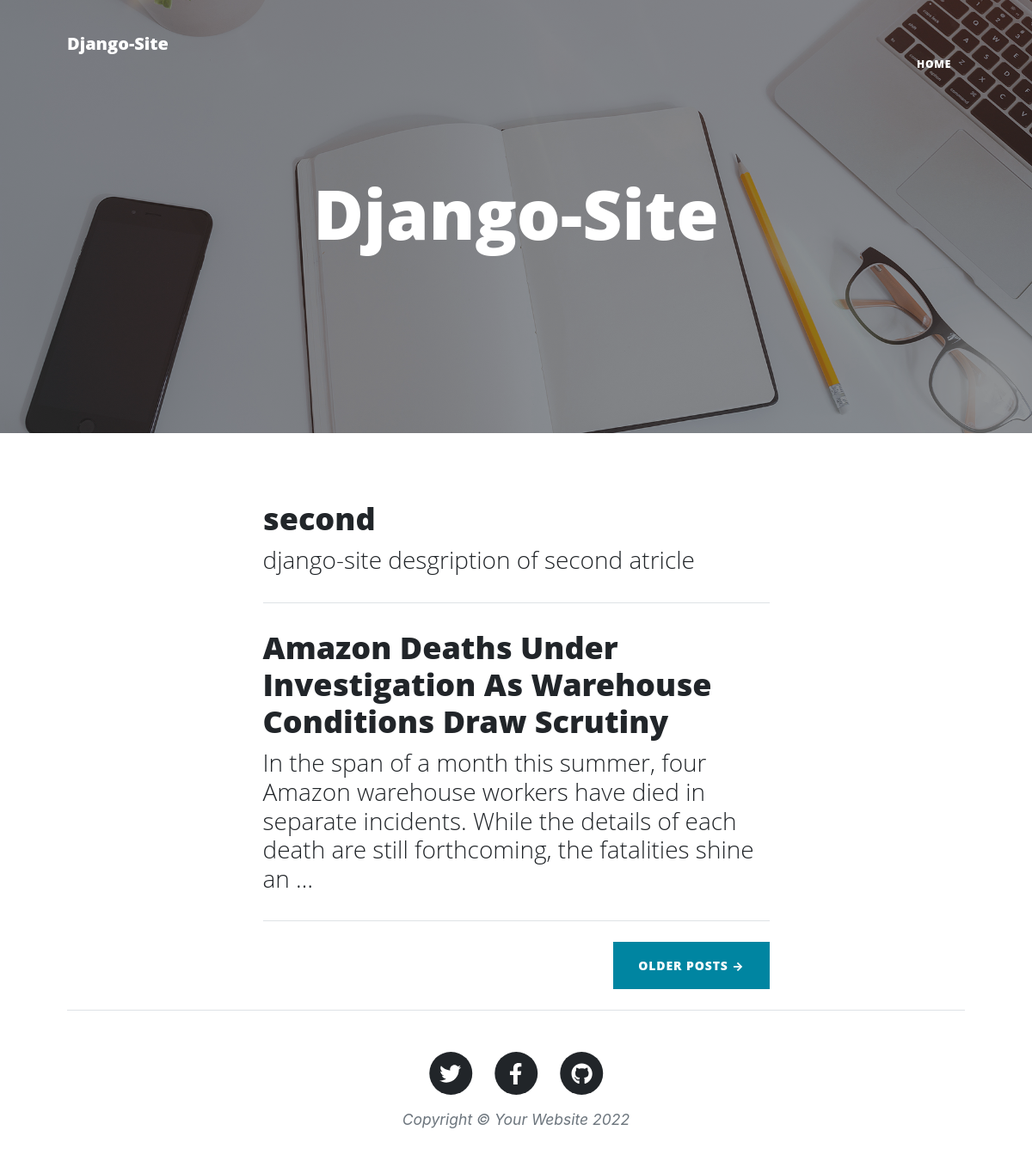
The app's page /, older data.
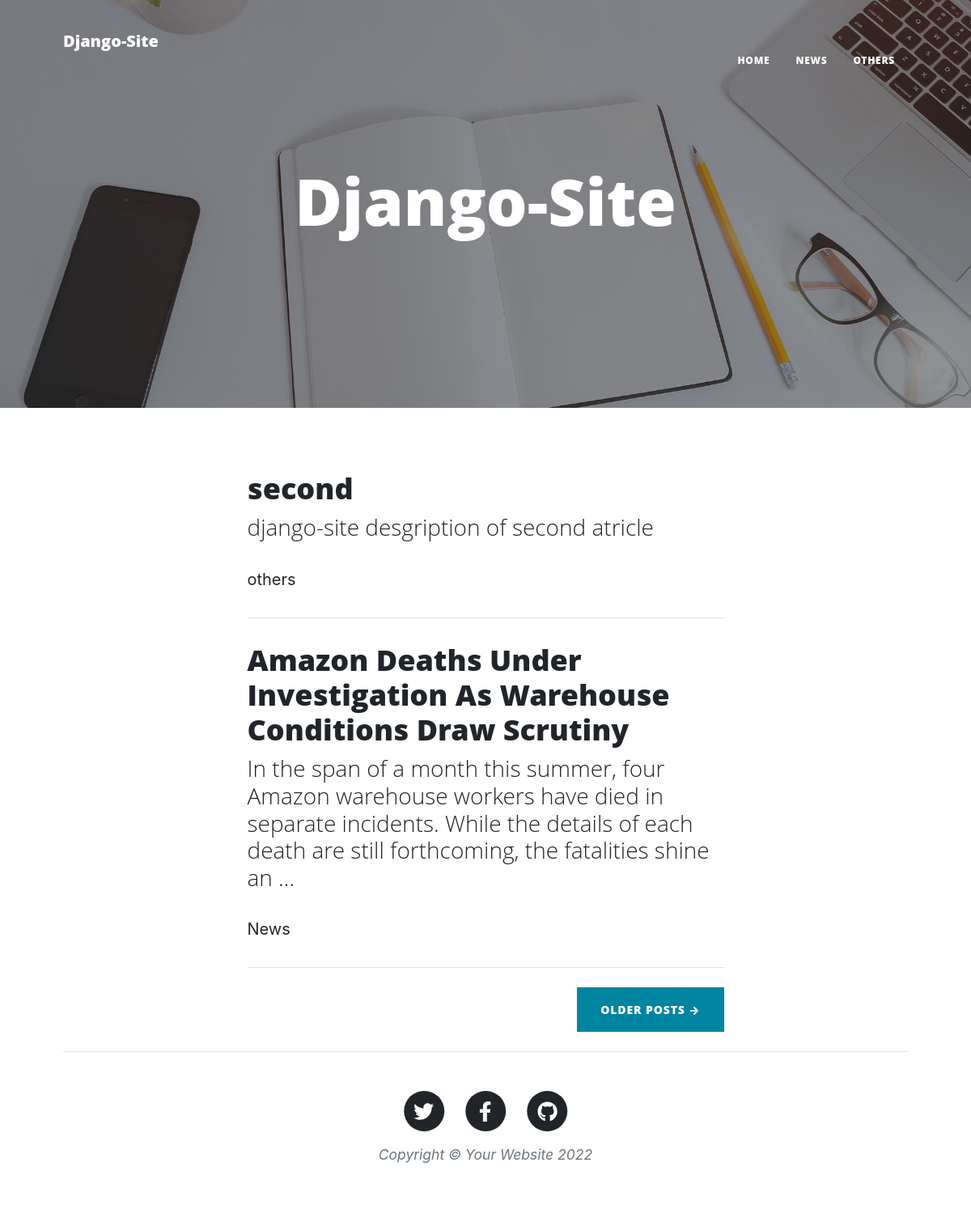
The same page, newer data.
### blog/models.py (models this page shows, shortened)
class Article(models.Model):
    STATUS_CHOICES = (
        ('d','پیش نویس'),
        ('p','منتشر شده'),
    )
    author =models.ForeignKey(User,null=True,on_delete=models.SET_NULL,related_name='articles',verbose_name='نویسنده')
    title=models.CharField(max_length=100 ,verbose_name ="عنوان مقاله")
    slug=models.SlugField(max_length=50,unique=True, verbose_name="ادرس")
    category =models.ManyToManyField(Category,verbose_name="نوع دسته بندی",related_name="articles")
    descriptoin=models.TextField(verbose_name="توضیحات مقاله")
    thumnail=models.ImageField(upload_to='images', verbose_name="عکس مقاله")
    status=models.CharField(max_length=1,choices=STATUS_CHOICES,verbose_name="وضعیت مقاله")
    class Meta():
        verbose_name ="مقاله"
        verbose_name_plural ="مقالات"
    objects =ArticleManager()

class Category(models.Model):
    title=models.CharField(max_length=100 ,verbose_name ="عنوان دسته بندی")
    slug=models.SlugField(max_length=50,unique=True, verbose_name="ادرس دسته بندی")
    status=models.BooleanField(verbose_name="ایا ذخیره شود؟")
    parent =models.ForeignKey('self',default=None,null=True ,
    blank=True,on_delete=models.SET_NULL,related_name='children',verbose_name='زیر مجموعه')
    position =models.IntegerField(verbose_name="وضعیت")
    class Meta():
        verbose_name ="دسته بندی"
        verbose_name_plural ="دسته بندی ها"
        ordering=['parent__id','position']
    objects = CategoryManager()

### blog/views.py (the view)
# urls.py: path('',ArticleList.as_view(), name="home"),
class ArticleList(ListView):
    queryset = Article.objects.published()
    paginate_by =2

### blog/models.py (called while the page is built)
    def active(self):
        return self.filter(status=True)

### blog/templatetags/base_tages.py (called while the page is built)
@register.simple_tag
def title():
    return 'Django-Site'

@register.inclusion_tag("blog/partials/category_navbar.html")
def category_navbar():
    return { 'category' : Category.objects.filter(status=True)}

### blog/templates/blog/article_list.html (shortened to what this page needs)
 {% extends 'blog/list.html' %}
  {% block next_page_url %}
{% url 'blog:home'  page_obj.next_page_number %}{% endblock %}

### blog/templates/blog/list.html (shortened to what this page needs)
{% extends 'blog/base.html' %}
{% load static %}
{% block main %}
<header class="masthead" style="background-image: url('{% static "blog\assets\img\home-bg.jpg" %}')">
   <div class="container position-relative px-4 px-lg-5">
       <div class="row gx-4 gx-lg-5 justify-content-center">
           <div class="col-md-10 col-lg-8 col-xl-7">
               <div class="site-heading">
                   <h1>Django-Site</h1>
               </div>
           </div>
       </div>
   </div>
</header>
<div class="container px-4 px-lg-5">
   <div class="row gx-4 gx-lg-5 justify-content-center">
       <div class="col-md-10 col-lg-8 col-xl-7">
       {% for article in object_list %}
           <div class="post-preview">
               <a href="{% url 'blog:detail' article.slug %}">
                   <h2 class="post-title">{{article.title}}</h2>
                       <h3 class="post-subtitle">{{article.descriptoin|truncatewords:30}}</h3>
               </a>
               <p class="post-meta">
                   <div>
                     {% for cat in article.category.active %}
                     <a href="{% url 'blog:category' cat.slug %}">{{cat.title}}
                     {% endfor %}
                     </a>
                    </div>
               </p>
           </div>
           <hr class="my-4" />
       {% endfor %}
       {% if is_paginated %}
       <div class="d-flex justify-content-end mb-4">
       {% if page_obj.has_next %}
         <a class="btn btn-primary text-uppercase" href="{% block next_page_url %}{% endblock %}">Older Posts &rarr;</a></div>
       {% endif %}
       {% endif %}
   </div>
</div>
{% endblock %}

### blog/templates/blog/base.html (shortened to what this page needs)
{% load static %}
{% load base_tages %}
<!DOCTYPE html>
<html lang="en">
    <head>
        <link href="{% static 'blog/css/styles.css' %}" rel="stylesheet" />
    </head>
    <body>
        <nav class="navbar navbar-expand-lg navbar-light" id="mainNav">
            <div class="container px-4 px-lg-5">
                <a class="navbar-brand" href="{% url 'blog:home' %}">{% title %}</a>
            {% category_navbar %}
            </div>
        </nav>
       {% block main %}
       {% endblock %}
        <footer class="border-top">
            <div class="container px-4 px-lg-5">
                <div class="row gx-4 gx-lg-5 justify-content-center">
                    <div class="col-md-10 col-lg-8 col-xl-7">
                        <ul class="list-inline text-center">
                            <li class="list-inline-item">
                                <a href="#!">
                                    <span class="fa-stack fa-lg">
                                        <i class="fas fa-circle fa-stack-2x"></i>
                                        <i class="fab fa-twitter fa-stack-1x fa-inverse"></i>
                                    </span>
                                </a>
                            </li>
                            <li class="list-inline-item">
                                <a href="#!">
                                    <span class="fa-stack fa-lg">
                                        <i class="fas fa-circle fa-stack-2x"></i>
                                        <i class="fab fa-facebook-f fa-stack-1x fa-inverse"></i>
                                    </span>
                                </a>
                            </li>
                            <li class="list-inline-item">
                                <a href="#!">
                                    <span class="fa-stack fa-lg">
                                        <i class="fas fa-circle fa-stack-2x"></i>
                                        <i class="fab fa-github fa-stack-1x fa-inverse"></i>
                                    </span>
                                </a>
                            </li>
                        </ul>
                        <div class="small text-center text-muted fst-italic">Copyright &copy; Your Website 2022</div>
                    </div>
                </div>
            </div>
        </footer>
    </body>
</html>

### blog/templates/blog/partials/category_navbar.html (shortened to what this page needs)
{% load base_tages %}
  <div class="collapse navbar-collapse navsub" id="navbarResponsive">
    <ul class="navbar-nav ms-auto py-4 py-lg-0">
        <li class="nav-item"><a class="nav-link px-lg-3 py-3 py-lg-4" href="{% url 'blog:home' %}">Home</a></li>
          {% for cat in category %}
          {% if cat.parent == None %}
             <ul class="navbar-nav ms-auto py-4 py-lg-0">
              <li class="nav-item"><a class="nav-link px-lg-3 py-3 py-lg-4" href="{% url 'blog:category' cat.slug %}">{{cat.title}}</a>
        </li>
            {% endif %}
            {% endfor %}
    </ul>
  </div>

Row changes from the older to the newer data that the page shows:
added Category: title "NEWS", title "News"
added Category: title "OTHERS", title "others"
